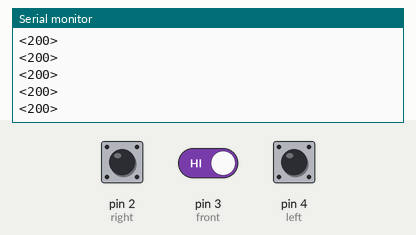
This sketch was run on a simulated Arduino Uno, built with avr-gcc and run on an emulated ATmega328P. On the bench: the last lines printed to the serial monitor. The test bench sets the inputs (shaded band); at power-on: pin 3 (front) HIGH, pin 2 (right) HIGH, pin 4 (left) HIGH.

Above: at 1.2 s.
1.3 s: pin 3 (front) driven LOW
At 1.63 s:
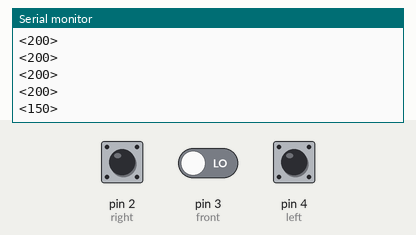
2.8 s: pin 2 (right) pulled LOW for 0.15 s
At 2.98 s:
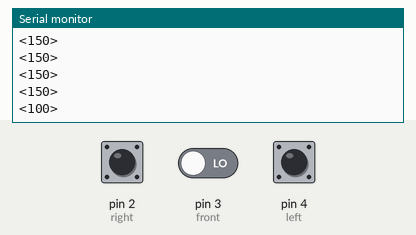
Timing chart, 0 to 5.8 s (numbered marks = the images above; inputs shaded):
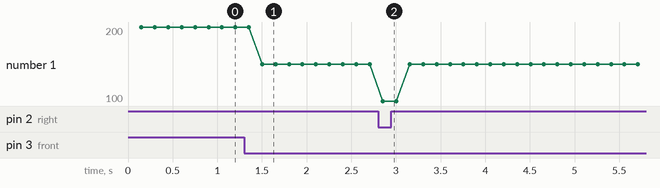

The sketch:

transmitter.ino
```cpp
const int potPin = A0; //Pot at Arduino A0 pin
//Variables:
int value ; //Value from pot
int front= 3;
int left=4;
int right=2;
int f=0,l=0,r=0;
int f1=0,f2=0;
int r1=0,r2=0;
int l1=0,l2=0;
void setup() {

  //Start the serial communication
  Serial.begin(9600); //Baud rate must be the same as is on xBee module
 pinMode(front,INPUT);
  pinMode(right,INPUT);
   pinMode(left,INPUT);
}

void loop() {
//debounce for 3 buttom
   f1=digitalRead(front);
   delay(50);
   f2=digitalRead(front);
   if (f1==f2)
   {
    f=f1;
    }
    else
    {
      f=0;
      }

   r1=digitalRead(right);
   delay(50);
   r2=digitalRead(right);
      if (r1==r2)
   {
    r=r1;
    }
    else
    {
      r=0;
      }
  l1=digitalRead(left);
  delay(50);
  l2=digitalRead(left);
  if (l1==l2)
  {
    l=l1;
    }
    else
    {
    l=0;
    }
 //send signal move forward has the most piority
    if (l==1)
   {
    value = 100;
    }
    if (r==1)
    {
      value = 150;
      }
     if (f==1)
     {
      value=200;
      }

  //Send the message:
  Serial.print('<');  //Starting symbol
  Serial.print(value);//Value from 0 to 255
  Serial.println('>');//Ending symbol
value=0;

}
```

Measured:
- after the input at 1.3 s, the serial monitor: prints a new line after 0.20 s (image 1)
- after the input at 2.8 s, the serial monitor: prints a new line after 0.05 s (image 2)
- plotted number 1: 200 → 150 after the input at 1.3 s
